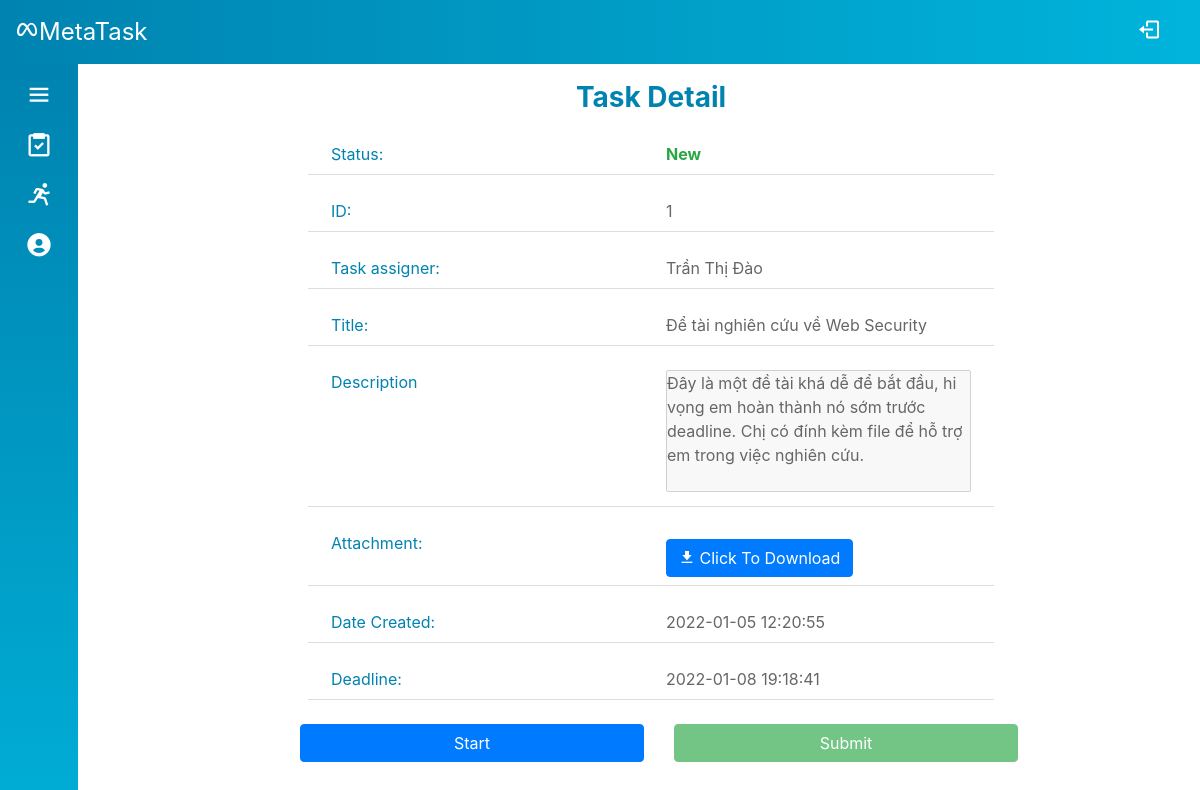
Before: /Source/mvc/index.php?controller=task&action=viewStaff&id=1 (signed in) with the older database file.
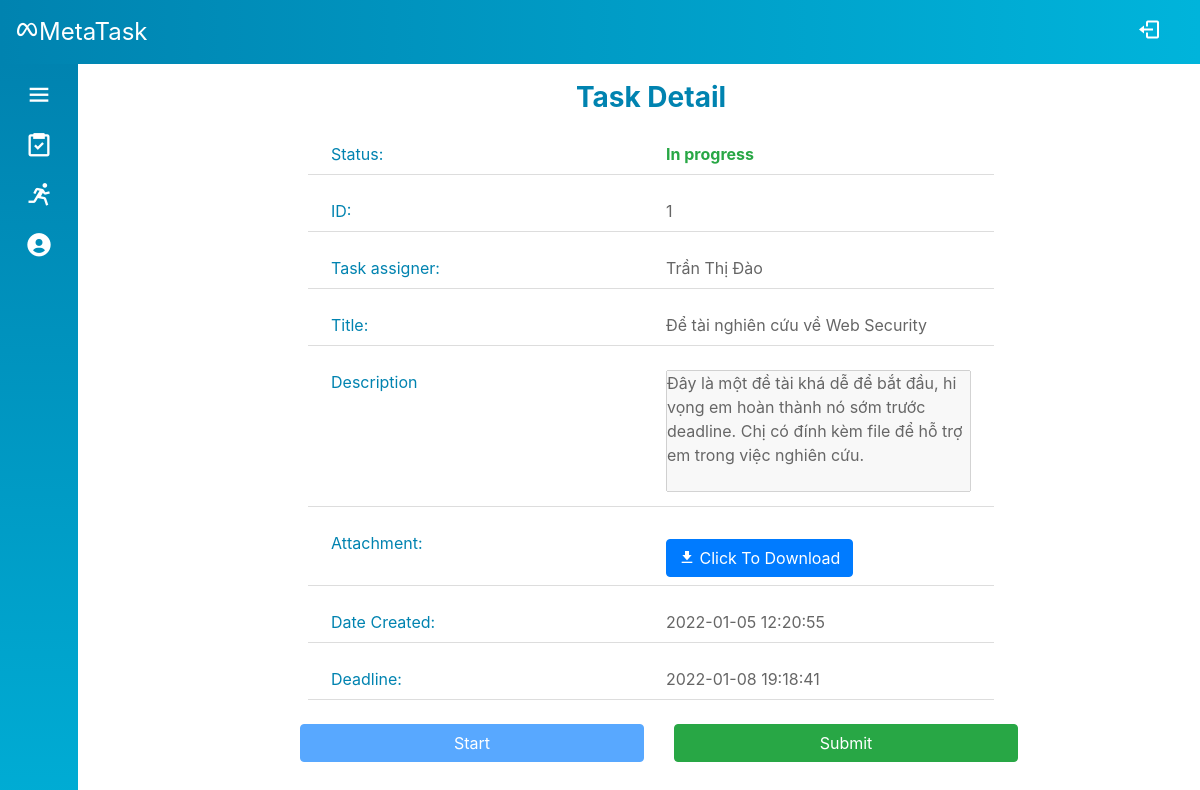
After: the same page with the newer database file.
### tables this page shows
CREATE TABLE `task` (
  `id` int(6) UNSIGNED NOT NULL,
  `manager_id` int(6) UNSIGNED NOT NULL,
  `staff_id` int(6) UNSIGNED NOT NULL,
  `title` varchar(100) NOT NULL,
  `description` varchar(200) DEFAULT NULL,
  `status` varchar(30) DEFAULT 'New',
  `rating` varchar(10) DEFAULT NULL,
  `date_created` timestamp NOT NULL DEFAULT current_timestamp(),
  `deadline` datetime NOT NULL
);

CREATE TABLE `account_info` (
  `id` int(6) UNSIGNED NOT NULL,
  `firstname` varchar(30) NOT NULL,
  `lastname` varchar(30) NOT NULL,
  `email` varchar(50) DEFAULT NULL,
  `phone` varchar(30) DEFAULT NULL,
  `avatar` varchar(200) DEFAULT NULL,
  `department` int(6) UNSIGNED NOT NULL
);

### Source/mvc/controllers/base_controller.php (called while the page is built, shortened)
<?php
    class BaseController {
        protected $name;
        public function render($view, $data = array()) {
            extract($data);
            require_once('views/' .$this->name . '/' . $view . '.php');
            require_once('views/layout/template.php');
        }
    }
?>

### Source/mvc/route.php (called while the page is built, shortened)
<?php
$obj = new $className();
$obj->$action();

### Source/mvc/index.php (called while the page is built, shortened)
<?php
require_once('route.php');

### Source/mvc/models/Task.php (called while the page is built, shortened)
<?php
class Task
{
    public function __construct(
        $id,
        $managerID,
        $staffID,
        $title,
        $description,
        $status,
        $rating,
        $date,
        $deadline,
    ) {
        $this->id = $id;
        $this->title = $title;
        $this->description = $description;
        $this->status = $status;
        $this->date = $date;
        $this->deadline = $deadline;
    }
    public static function getAssignedTask($id, $staffID)
    {
        $sql = "SELECT * FROM task WHERE staff_id = :staffID AND id = :id AND status <> 'Canceled'";
        $conn = DB::getConnection();
        $stm = $conn->prepare($sql);
        $stm->execute(array('id' => $id, 'staffID' => $staffID));
        if ($item = $stm->fetch()) {
            return new Task($item['id'], $item['manager_id'], $item['staff_id'], $item['title'], $item['description'], $item['status'], $item['rating'], $item['date_created'], $item['deadline']);
        }
        return null;
    }
}

### Source/mvc/models/User.php (called while the page is built, shortened)
<?php
class User
{
    public static function getFullName($id)
    {
        $sql = "select firstname, lastname from account_info where id = :id";
        $conn = DB::getConnection();
        $stm = $conn->prepare($sql);
        $stm->execute(array('id' => $id));
        if ($item = $stm->fetch()) {
            return $item['lastname'] . ' ' . $item['firstname'];
        }
        return null;
    }
}

### Source/mvc/views/task/viewStaff.php (the view, shortened to what the changed rows need)
<?php
$s = $data['task'];
?>
<div class="container-fluid">
    <div class="row">
        <div class="col-12 col-md-8 offset-md-2">
            <div class="profile-info">
                <div class="info-body">
                    <ul class="info-list">
                        <li class="row">
                            <div class="col-12 col-md-6 info-label">Status:</div>
                            <div class="col-6 col-md-3 info-content text-success font-weight-bold" id="task-viewStaff-status">
                                <?= $s->status ?>
                            </div>
                        </li>
                        <li class="row">
                            <div class="col-12 col-md-6 info-label">
                                ID:
                            </div>
                            <div class="col-12 col-md-6 info-content" id="task-id">
                                <?= $s->id ?>
                            </div>
                        </li>
                        <li class="row">
                            <div class="col-12 col-md-6 info-label">Task assigner:</div>
                            <div class="col-12 col-md-6 info-content">
                                <?= User::getFullName($s->managerID) ?>
                            </div>
                        </li>
                        <li class="row">
                            <div class="col-12 col-md-6 info-label">Title:</div>
                            <div class="col-12 col-md-6 info-content">
                                <?= $s->title ?>
                            </div>
                        </li>
                        <li class="row">
                            <div class="col-12 col-md-6 info-content">
                                <textarea class="info-content w-100" style="resize: none" rows="5" disabled><?= $s->description  ?></textarea>
                        </li>
                        <li class="row">
                            <div class="col-12 col-md-6 info-label">Date Created:</div>
                            <div class="col-12 col-md-6 info-content">
                                <?= $s->date ?>
                            </div>
                        </li>
                        <li class="row">
                            <div class="col-12 col-md-6 info-label">Deadline:</div>
                            <div class="col-12 col-md-6 info-content">
                                <?= $s->deadline ?>
                            </div>
                        </li>
                    </ul>
                </div>
            </div>
        </div>
    </div>
</div>

Changed rows visible on the page:
changed task "Để tài nghiên cứu về Web Security": status "New" → "In progress"
